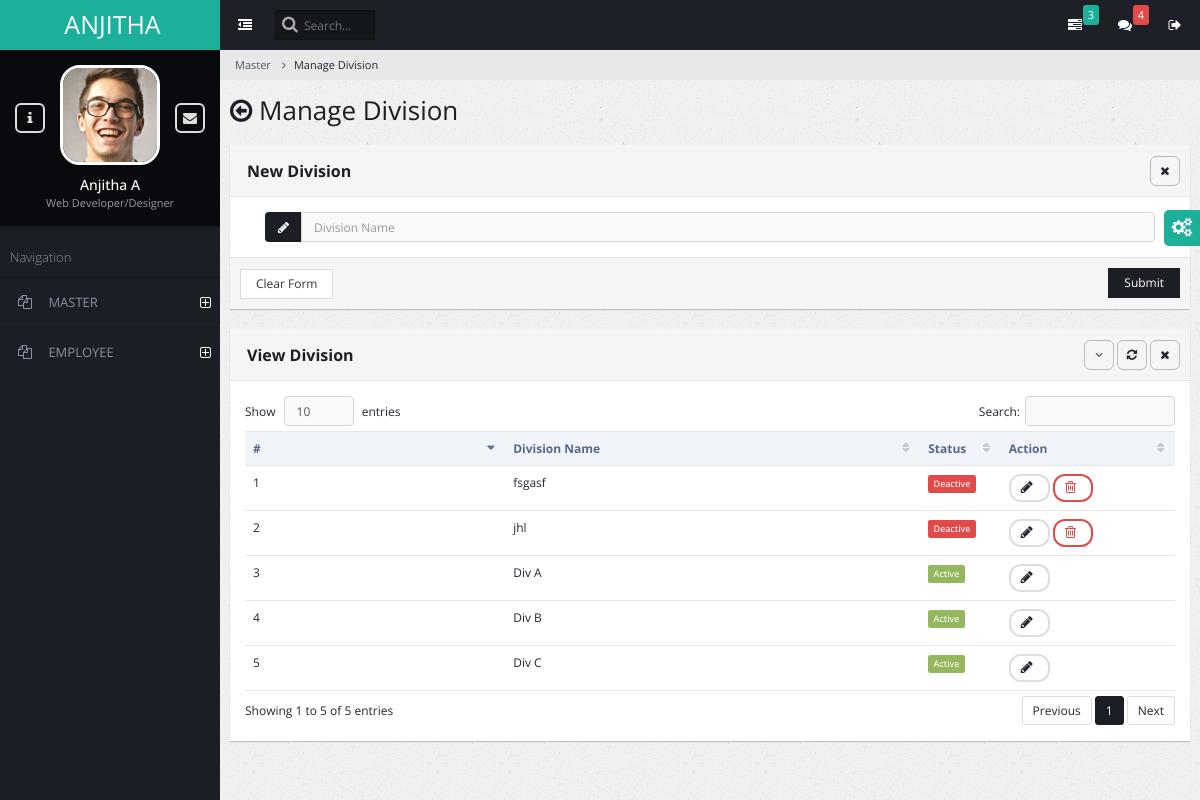
Page /adm_master_division_manage/ on the committed database.
### admin_master/models.py (models this page shows)
class Division (models.Model):
    dname= models.CharField(max_length=100)
    status=models.BooleanField(default=True)

### admin_master/views.py (the view, shortened to what this page needs)
# urls.py: path('adm_master_division_manage/', views.adm_master_division_manage,name='adm_master_division_manage'),
def adm_master_division_manage(request):
    msg=""
    m=""
    division = Division.objects.all()
    return render(request, 'adm_master_division_manage.html', {'danger': msg,'division': division ,'success':m})

### admin_master/templates/adm_master_division_manage.html (shortened to what this page needs)
{% extends "base.html" %}
{% block content  %}
{% load static %}
<ul class="breadcrumb">
    <li><a href="#">Master</a></li>
    <li class="active">Manage Division</li>
</ul>
<div class="page-title">
    <h2><span class="fa fa-arrow-circle-o-left"></span> Manage Division</h2>
</div>
<div class="page-content-wrap">
    <div class="row">
        <div class="col-md-12">
          <form action="{% url "adm_master_division_manage" %}" method="post">
            <div class="panel panel-default">
                <div class="panel-heading">
                    <h5 class="panel-title"><strong>New Division</strong></h5>
                    <ul class="panel-controls">
                        <li><a href="#" class="panel-remove"><span class="fa fa-times"></span></a></li>
                    </ul>
                </div>
                <div class="panel-body">
                    <div class="col-md-12">
                        <div class="form-group">
                            <div class="col-md-12">
                                <div class="input-group">
                                    <span class="input-group-addon"><span class="fa fa-pencil"></span></span>
                                    <input type="text" placeholder="Division Name" name="div_name" class="form-control" required autofocus/>
                                </div>
                            </div>
                        </div>
                    </div>
                </div>
                <div class="panel-footer">
                        <input type="reset" value="Clear Form" class="btn btn-default">
                        <button class="btn btn-primary pull-right">Submit</button>
                </div>
            </div>
          </form>
                <div class="panel panel-default">
                    <div class="panel-heading ui-draggable-handle">
                            <h3 class="panel-title"><strong>View Division</strong></h3>
                            <ul class="panel-controls">
                                <li><a href="#" class="panel-collapse"><span class="fa fa-angle-down"></span></a></li>
                                <li><a href="#" class="panel-refresh"><span class="fa fa-refresh"></span></a></li>
                                <li><a href="#" class="panel-remove"><span class="fa fa-times"></span></a></li>
                            </ul>
                        </div>
                    <div class="panel-body">
                        <table class="table datatable dataTable no-footer" id="DataTables_Table_0" role="grid" aria-describedby="DataTables_Table_0_info">
                            <thead>
                                <tr role="row"><th class="sorting_asc" tabindex="0" aria-controls="DataTables_Table_0" rowspan="1" colspan="1" aria-sort="ascending" aria-label="Name: activate to sort column ascending" style="width: 198px;">#</th><th class="sorting" tabindex="0" aria-controls="DataTables_Table_0" rowspan="1" colspan="1" aria-label="Position: activate to sort column ascending" style="width: 309px;">Division Name</th><th class="sorting" tabindex="0" aria-controls="DataTables_Table_0" rowspan="1" colspan="1" aria-label="Age: activate to sort column ascending" style="width: 70px;">Status</th><th class="sorting" tabindex="0" aria-controls="DataTables_Table_0" rowspan="1" colspan="1" aria-label="Start date: activate to sort column ascending" style="width: 137px;">Action</th></tr>
                            </thead>
                            <tbody>
                                {% for i in division %}
                                <tr role="row" class="odd" id="trow">
                                    <td class="sorting_1">{{forloop.counter}}</td>
                                    <td>{{i.dname}}</td>
                                    <td>
                                        {% if i.status %}
                                        <span class="label label-success">Active</span>
                                        {% else %}
                                        <span class="label label-danger">Deactive</span></td>
                                        {% endif %}
                                    <td>
                                        <button class="btn btn-default btn-rounded btn-sm" onclick="edit_division({{i.id}})";><span id="spinner{{i.id}}" class="fa fa-pencil"></span></button>
                                        {% if i.status == 0 %}
                                        <button class="btn btn-danger btn-rounded btn-sm" onclick="division_delete_row({{i.id}});"><span class="fa fa-trash-o"></span></button>
                                        {% endif %}
                                    </td>
                                </tr>
                                {% endfor %}
                          </tbody>
                            </table>
                    </div>
                </div>
                </div>
            </div>
        </div>
    </div>
</div>
</div>
{% endblock content %}

### rows in the picture
Division: dname "fsgasf", status "Deactive"
Division: dname "jhl", status "Deactive"
Division: dname "Div A", status "Active"
Division: dname "Div B", status "Active"
Division: dname "Div C", status "Active"
